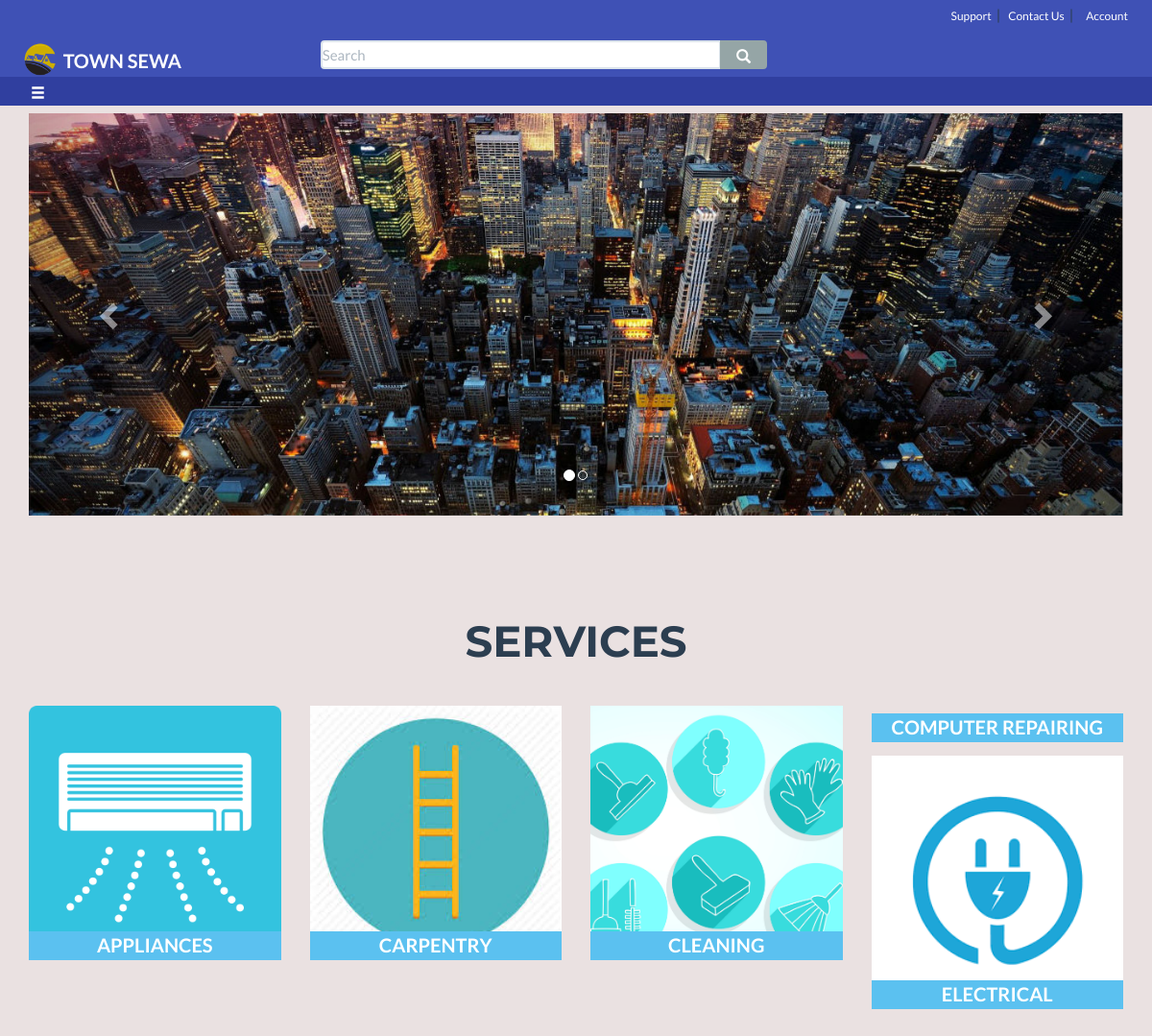
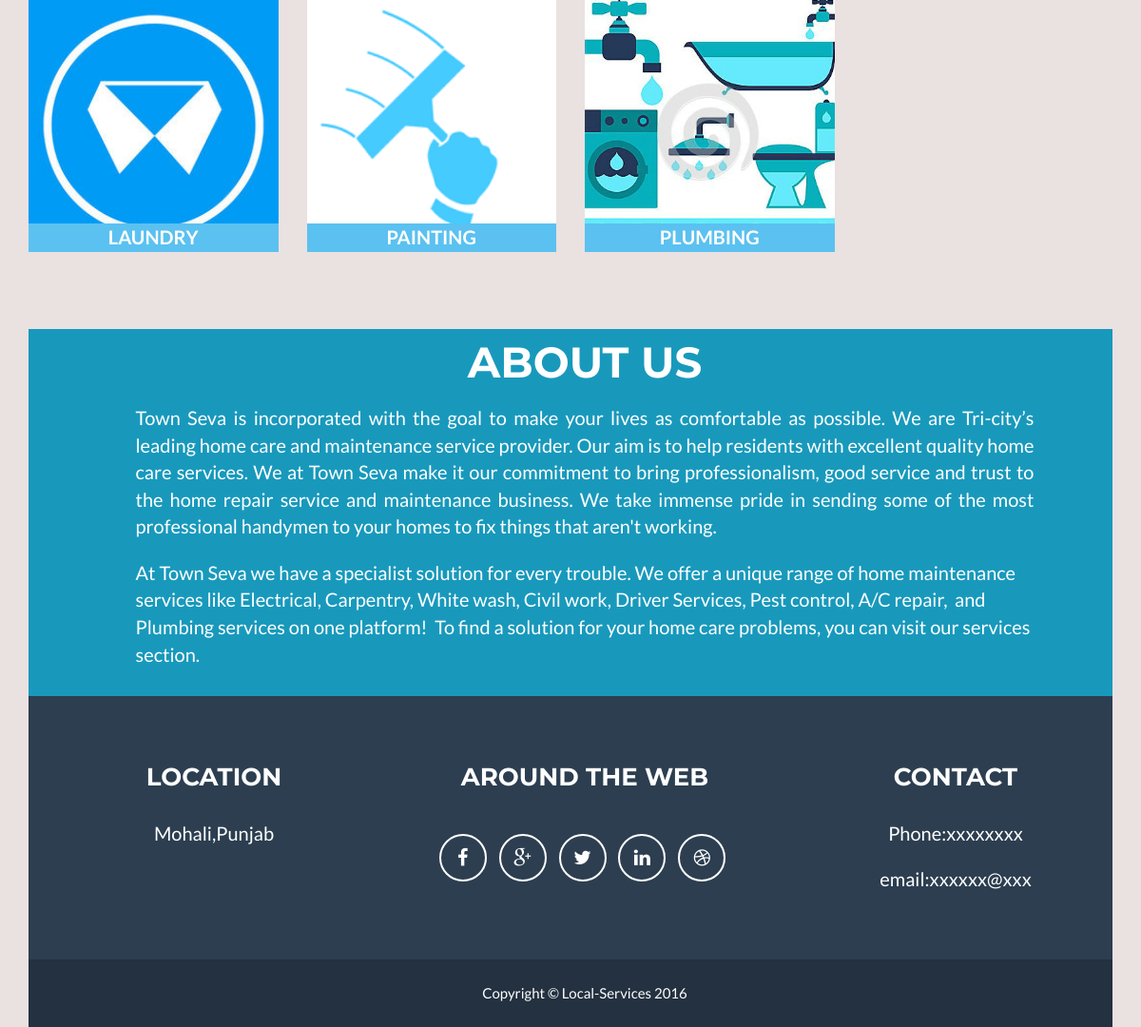
The page / on the database its author committed (2 pictures, top to bottom).
### tables this page shows
CREATE TABLE `services` (
  `id` int(11) NOT NULL,
  `name` varchar(50) NOT NULL,
  `description` text,
  `imageurl` varchar(100) NOT NULL
);

### classes/connectionClass.php (called while the page is built, shortened)
<?php
   	class connection {
   	   		public function __construct() {
   				$this->con = mysqli_connect(DB_SERVER,DB_USERNAME,DB_PASSWORD,DB_DATABASE);
   		}
   }
?>

### classes/servicesClass.php (called while the page is built, shortened)
<?php
	include_once 'connectionClass.php';
	class Service extends connection {
		public function allServices(){
			$query = mysqli_query($this->con,"SELECT * from services");
			return $query;
		}
	}
 ?>

### index.php (the view, shortened to what this page needs)
<?php
	include_once 'classes/servicesClass.php';
?>
<!DOCTYPE html>
<html lang="en">
<head>
    <link href="css/bootstrap.min.css" rel="stylesheet">
    <link href="css/freelancer.css" rel="stylesheet">
    <link rel="stylesheet" type="text/css" href="css/custom.css">
    <link href="font-awesome/css/font-awesome.min.css" rel="stylesheet" type="text/css">
</head>
<body id="page-top" class="index">
    <div id="navbar-top" class="navbar-top">
	    <div class="navbar-login" >
            <a class = "login" href="#">Support</a><span class="vertical-line">|</span>
            <a class = "login" href="#contact_us">Contact Us</a><span class="vertical-line">|</span>
            <div class="nav_bar_account">
            	<a class = "login" href="#"><?php if(isset($_SESSION['user'])){ echo $_SESSION['user_name'];} else echo "Account"; ?></a>
            </div>
	    </div>
	</div>
    <div id="sticky">
            <div class="col-xs-3 " >
            	<img src="favicon.ico" style="height:40px; padding-bottom:1%;">&nbsp<b style="font-size:20px;">TOWN SEWA</b>
            </div>
            <div style="margin-top:-14px;" class="col-xs-6 col-xs-6 col-xs-offset-right-3">
                <form class="navbar-form "  role="search">
                    <div class="input-group col-md-12">
                        <input type="text" class="form-control"  style=" padding:0;
                        height:30px" placeholder="Search" name="search" id="search">
                        <div class="input-group-btn">
                            <button  style="height:30px"  class="btn btn-default" type="submit"><i class="glyphicon glyphicon-search" style="top:-4px;"></i></button>
                        </div>
                    </div>
                </form>
       		</div>
    </div>
<div id="navbar-bottom" style="width:100%;">
   <div id="inline-div" style="width:100%;">
    <div style="float:left; width:10%;">
    	<a href="#" class="menubtn">
    	   	<button type="button" class="btn btn-md hamb" aria-label="Left Align">
  				<span class="glyphicon glyphicon-menu-hamburger" aria-hidden="true">
  				</span>
			</button></a>
    </div>
    </div>
</div>
	    <header>
	        <div class="container offers">
	        	<div class="row">
	        	<div class="col-lg-12">
	            <div class="row" style="object-fit: cover;">
	                <div class="col-lg-12" >
	                	<div id="my-slider" class="carousel slide" data-ride="carousel">
						<ol class="carousel-indicators">
							<li data-target="#my-slider" data-slide-to="0" class="active"></li>
							<li data-target="#my-slider" data-slide-to="1"></li>
						</ol>
						<div class="carousel-inner carousel" role="listbox">
							<div class="item active">
								<img class="offer-images" src="images/slide1.jpg" alt="Auto" height="100px" width="1200px" />
								<div class="carousel-caption">
								</div>
							</div>
						</div>
						<a class="left carousel-control" href="#my-slider" role="button" data-slide="prev">
							<span class="glyphicon glyphicon-chevron-left" aria-hidden="true" ></span>
						</a>
						<a class="right carousel-control" href="#my-slider" role="button" data-slide="next">
							<span class="glyphicon glyphicon-chevron-right" aria-hidden="true" ></span>
						</a>
						</div>
	                </div>
	            </div>
	            </div>
	            </div>
	        </div>
	    </header>
	    <br><br><br><br>
	    <section id="portfolio">
	        <div class="container">
	            <div class="row">
	                <div class="col-lg-12 text-center">
	                    <h2>Services</h2>
	                </div>
	            </div>
	            <br><br>
	            <div class="row">
		            	<?php
		                    $getServices = new Service;
		                    $res=$getServices->allServices();
		                    while($result=mysqli_fetch_array($res)){
		                ?>
		              	<div class="col-sm-3 portfolio-item">
		                    <a href="subCategoriesView.php?id=<?php echo $result['id'];?>" class="portfolio-link" data-toggle="modal">
		                        <div class="caption" >
		                           <div class="caption-content">
		                                <b > <?php echo $result['name']; ?></b>
		                           </div>
		                        </div>
		                       	<img src="<?php echo $result['imageurl'];?>" class="img-responsive" alt="">
		                    </a>
		                </div>
		                <?php
		        		}
		        	?>
		        </div>
	        </div>
	    </section>
<br><br>
	    <div class="container">
	    <section class="success" id="about">
	        <div class="container">
	            <div class="row">
	                <div class="col-lg-12 text-center">
	                    <h2>About US</h2>
	                </div>
	            </div>
	            <div class="row">
	                <div class="col-lg-10 col-lg-offset-1">
	                    <p style="text-align:justify">Town Seva is incorporated with the goal to make your lives as comfortable as possible. We are Tri-city’s leading home care and maintenance service provider. Our aim is to help residents with excellent quality home care services.
We at Town Seva make it our commitment to bring professionalism, good service and trust to the home repair service and maintenance business. We take immense pride in sending some of the most professional handymen to your homes to fix things that aren't working.
</p>
	                    <p>At Town Seva we have a specialist solution for every trouble. We offer a unique range of home maintenance services like Electrical, Carpentry, White wash, Civil work, Driver Services, Pest control, A/C repair,  and Plumbing services on one platform!  To find a solution for your home care problems, you can visit our services section.
</p>
	                </div>
	            </div>
	        </div>
	    </section>
	    </div>
	    <div class="container">
	    <footer class="text-center">
	        <div class="footer-above">
	            <div class="container">
	                <div class="row">
	                    <div class="footer-col col-md-4">
	                        <h3>Location</h3>
	                        <p>Mohali,Punjab</p>
	                    </div>
	                    <div class="footer-col col-md-4">
	                        <h3>Around the Web</h3>
	                        <ul class="list-inline">
	                            <li>
	                                <a href="#" class="btn-social btn-outline"><i class="fa fa-fw fa-facebook"></i></a>
	                            </li>
	                            <li>
	                                <a href="#" class="btn-social btn-outline"><i class="fa fa-fw fa-google-plus"></i></a>
	                            </li>
	                            <li>
	                                <a href="#" class="btn-social btn-outline"><i class="fa fa-fw fa-twitter"></i></a>
	                            </li>
	                            <li>
	                                <a href="#" class="btn-social btn-outline"><i class="fa fa-fw fa-linkedin"></i></a>
	                            </li>
	                            <li>
	                                <a href="#" class="btn-social btn-outline"><i class="fa fa-fw fa-dribbble"></i></a>
	                            </li>
	                        </ul>
	                    </div>
	                    <div class="footer-col col-md-4">
	                        <h3 id="contact_us">Contact</h3>
	                        <p>Phone:xxxxxxxx</p>
	                        <p>email:xxxxxx@xxx</p>
	                    </div>
	                </div>
	            </div>
	        </div>
	        <div class="footer-below">
	            <div class="container">
	                <div class="row">
	                    <div class="col-lg-12">
	                        Copyright &copy; Local-Services 2016
	                    </div>
	                </div>
	            </div>
	        </div>
	    </footer>
	    </div>
</body>
</html>

### css/freelancer.css (style rules this page uses)
body { background-color: #eae1e1; overflow-x: hidden; padding-bottom: 50px; }
p { font-size: 20px; }
a, a:hover, a:focus, a:active, a.active { outline: 0; color: #18bc9c; }
h1, h2, h3, h4, h5, h6 { text-transform: uppercase; font-family: Montserrat,"Helvetica Neue",Helvetica,Arial,sans-serif; font-weight: 700; }
header { text-align: center; color: #fff; background: #eae1e1; }
header .container { padding-top: 0px; padding-bottom: 50px; }
header img { display: block; margin: 0 auto; }
@media (min-width:768px) { header .container { padding-top:0; padding-bottom: 10px; } }
section { padding: 10px 0; }
section h2 { margin: 0; font-size: 3em; }
section.success { color: #fff; background: #1899bc; }
#portfolio .portfolio-item { right: 0; margin: 0 0 15px; }
#portfolio .portfolio-item .portfolio-link { display: block; position: relative; margin: 0 auto; max-width: 400px; }
#portfolio .portfolio-item .portfolio-link .caption { position: absolute; width: 100%; height: 100%; opacity:1; -webkit-transition: all ease .5s; -moz-transition: all ease .5s; transition: all ease .5s; text-align: center; color: white; }
#portfolio .portfolio-item .portfolio-link .caption .caption-content { position: absolute; top: 94%; width: 100%; height: 30px; margin-top: -12px; text-align: center; font-size: 20px; color: #fff; background-color: #5BC1F0; }
#portfolio * { z-index: 2; }
@media (min-width:767px) { #portfolio .portfolio-item { margin: 0 0 30px; } }
.btn-outline { margin-top: 15px; border: solid 2px #fff; font-size: 20px; color: #fff; background: 0 0; transition: all .3s ease-in-out; }
footer { color: #fff; }
footer h3 { margin-bottom: 30px; }
footer .footer-above { padding-top: 50px; background-color: #2c3e50; }
footer .footer-col { margin-bottom: 50px; }
footer .footer-below { padding: 25px 0; background-color: #233140; }
.btn-social { display: inline-block; width: 50px; height: 50px; border: 2px solid #fff; border-radius: 100%; text-align: center; font-size: 20px; line-height: 45px; }

### css/custom.css (style rules this page uses)
#sticky { padding: 0.5ex; width: 600px; color: #fff; font-size: 2em; background-color:#3F51B5; width:100%; height:50px; }
body { margin: 0; padding:0; }
p { margin: 1em auto; }
.navbar-login { float:right; padding: 5px; margin-right: 10px; }
.login { font-size: 12px; padding: 5px; text-decoration: none; color: white; }
#inline-div { width: 100%; float: left; margin:0; }
#navbar-top { background:#3F51B5; width:100%; height:30px; }
.offers { z-index: -1; }
.navbar-top .navbar-login .nav_bar_account { font-size: 12px; padding: 5px; text-decoration: none; color: white; }
.nav_bar_account { display: inline; }
.navbar-top .navbar-login .nav_bar_account { position: relative;navbar }
ul { margin: 0; padding: 0; }
#navbar-bottom { background:#303F9F; margin-top:0; width:100%; height:30px; }

### index.php (style rules this page uses)
.menubtn { position: relative; z-index: 101; font-size: 0em; line-height: 0em; top: 2px; padding: 15px; color: white; }
.hamb { background: transparent; padding-top: 0px; margin: 0; }

### rows shown on the page
services: name "APPLIANCES", imageurl (picture)
services: name "CARPENTRY", imageurl (picture)
services: name "CLEANING", imageurl (picture)
services: name "COMPUTER REPAIRING"
services: name "ELECTRICAL", imageurl (picture)
services: name "LAUNDRY", imageurl (picture)
services: name "PAINTING", imageurl (picture)
services: name "PLUMBING", imageurl (picture)
